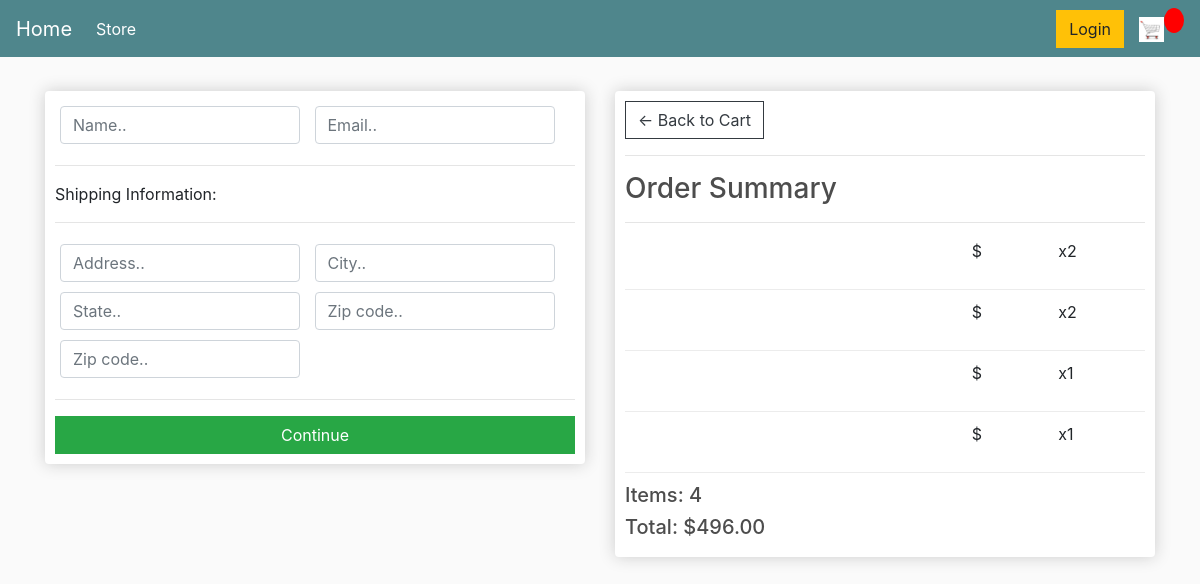
Screenshot of /checkout/ (signed in) with the database file from the repository.
### shop/models.py (models this page shows, shortened)
class OrderItem(models.Model):
     product = models.ForeignKey(Product, on_delete=models.SET_NULL,null=True)
     order = models.ForeignKey(Order, on_delete=models.SET_NULL,null=True)
     quantity = models.IntegerField(default=0,null=True,blank=True)
     date_added = models.DateTimeField(auto_now_add=True)
     @property
     def get_total(self):
         total = self.quantity * self.product.price
         return total

class Order(models.Model):
     customer = models.ForeignKey(Customer ,on_delete=models.SET_NULL,null=True,blank=True)
     date_ordered = models.DateTimeField(auto_now_add=True)
     complete = models.BooleanField(default=False)
     @property
     def get_carttotal(self):
          order_items = self.orderitem_set.all()
          total = sum([item.get_total for item in order_items])
          return total

class Product(models.Model):
    name = models.CharField(max_length=220)
    price = models.FloatField()
    digital = models.BooleanField(default=False,null=True,blank=True)
    image = models.ImageField(null=True,blank=True)

### shop/views.py (the view)
# urls.py: path('checkout/',views.checkout,name='checkout'),
@login_required
def checkout(request):
    customer = request.user.customer
    order, created = Order.objects.get_or_create(customer=customer, complete=False)
    items = order.orderitem_set.all()
    context = {'items': items, 'order': order}
    return render(request, 'checkout.html', context)

### templates/checkout.html (shortened to what this page needs)
{% extends 'main.html' %}
{% load static %}
{% block content %}
     <div class="row">
		<div class="col-lg-6">
			<div class="box-element" id="form-wrapper">
				<form id="form">
					<div id="user-info">
						<div class="form-field">
							<input required class="form-control" type="text" name="name" placeholder="Name..">
						</div>
						<div class="form-field">
							<input required class="form-control" type="email" name="email" placeholder="Email..">
						</div>
					</div>
					<div id="shipping-info">
						<hr>
						<p>Shipping Information:</p>
						<hr>
						<div class="form-field">
							<input class="form-control" type="text" name="address" placeholder="Address..">
						</div>
						<div class="form-field">
							<input class="form-control" type="text" name="city" placeholder="City..">
						</div>
						<div class="form-field">
							<input class="form-control" type="text" name="state" placeholder="State..">
						</div>
						<div class="form-field">
							<input class="form-control" type="text" name="zipcode" placeholder="Zip code..">
						</div>
						<div class="form-field">
							<input class="form-control" type="text" name="country" placeholder="Zip code..">
						</div>
					</div>
					<hr>
					<input id="form-button" class="btn btn-success btn-block" type="submit" value="Continue">
				</form>
			</div>
			<br>
		</div>
		<div class="col-lg-6">
			<div class="box-element">
				<a  class="btn btn-outline-dark" href="{% url 'cart' %}">&#x2190; Back to Cart</a>
				<hr>
				<h3>Order Summary</h3>
				<hr>
				{% for item in items %}
				<div class="cart-row">
					<div style="flex:2"><img class="row-image" src="{{ item.Product.imageURL }}"></div>
					<div style="flex:2"><p>{{ item.Product.name }}</p></div>
					<div style="flex:1"><p>${{ item.gettotal|floatformat:2 }}</p></div>
					<div style="flex:1"><p>x{{ item.quantity }}</p></div>
				</div>
				{% endfor %}
				<h5>Items:  {{ items|length }}</h5>
				<h5>Total:  ${{ order.get_carttotal|floatformat:2 }}</h5>
			</div>
		</div>
	</div>
{% endblock content %}

### static/css/main.css (style rules this page uses)
body { background-color: hsl(0, 0%, 98%); }
h1,h2,h3,h4,h5,h6 { color:hsl(0, 0%, 30%); }
.box-element { box-shadow:hsl(0, 0%, 80%) 0 0 16px; background-color: #fff; border-radius: 4px; padding: 10px; }
.col-lg-4, .col-lg-6, .col-lg-8, .col-lg-12 { margin-top: 10px; }
.btn { border-radius: 0; }
.form-field { width:250px; display: inline-block; padding: 5px; }
.cart-row { display: flex; align-items: flex-stretch; padding-bottom: 10px; margin-bottom: 10px; border-bottom: 1px solid #ececec; }

### rows the page displays
OrderItem: quantity "2"
OrderItem: quantity "2"
OrderItem: quantity "1"
OrderItem: quantity "1"
Order: get_carttotal "496.00"

### other values shown
{{ items|length }} "4"
